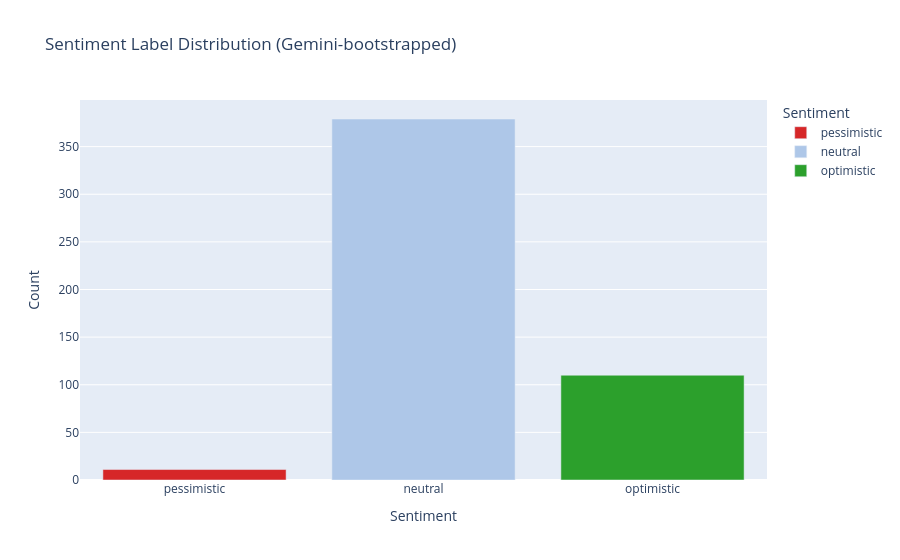

Notebook code cell kept with this figure:
### Markdown cell above
## 1. Label Distribution

### Code cell
dist_df = pd.DataFrame([
    {"label": cls, "count": dist.get(cls, 0)}
    for cls in ["pessimistic", "neutral", "optimistic"]
])

fig = px.bar(
    dist_df, x="label", y="count",
    color="label",
    color_discrete_map={"pessimistic": "#d62728", "neutral": "#aec7e8", "optimistic": "#2ca02c"},
    title="Sentiment Label Distribution (Gemini-bootstrapped)",
    labels={"label": "Sentiment", "count": "Count"},
)
fig.show()

### Figure 1 — Plotly figure (JSON) as saved in the notebook; plotly's stock layout.template omitted (floating-point values rounded to 4 significant figures)
{"data": [{"hovertemplate": "Sentiment=%{x}<br>Count=%{y}<extra></extra>", "legendgroup": "pessimistic", "marker": {"color": "#d62728", "pattern": {"shape": ""}}, "name": "pessimistic", "orientation": "v", "showlegend": true, "textposition": "auto", "type": "bar", "x": ["pessimistic"], "xaxis": "x", "y": [11], "yaxis": "y"}, {"hovertemplate": "Sentiment=%{x}<br>Count=%{y}<extra></extra>", "legendgroup": "neutral", "marker": {"color": "#aec7e8", "pattern": {"shape": ""}}, "name": "neutral", "orientation": "v", "showlegend": true, "textposition": "auto", "type": "bar", "x": ["neutral"], "xaxis": "x", "y": [379], "yaxis": "y"}, {"hovertemplate": "Sentiment=%{x}<br>Count=%{y}<extra></extra>", "legendgroup": "optimistic", "marker": {"color": "#2ca02c", "pattern": {"shape": ""}}, "name": "optimistic", "orientation": "v", "showlegend": true, "textposition": "auto", "type": "bar", "x": ["optimistic"], "xaxis": "x", "y": [110], "yaxis": "y"}], "layout": {"barmode": "relative", "legend": {"title": {"text": "Sentiment"}, "tracegroupgap": 0}, "title": {"text": "Sentiment Label Distribution (Gemini-bootstrapped)"}, "xaxis": {"anchor": "y", "categoryarray": ["pessimistic", "neutral", "optimistic"], "categoryorder": "array", "domain": [0.0, 1.0], "title": {"text": "Sentiment"}}, "yaxis": {"anchor": "x", "domain": [0.0, 1.0], "title": {"text": "Count"}}}}
